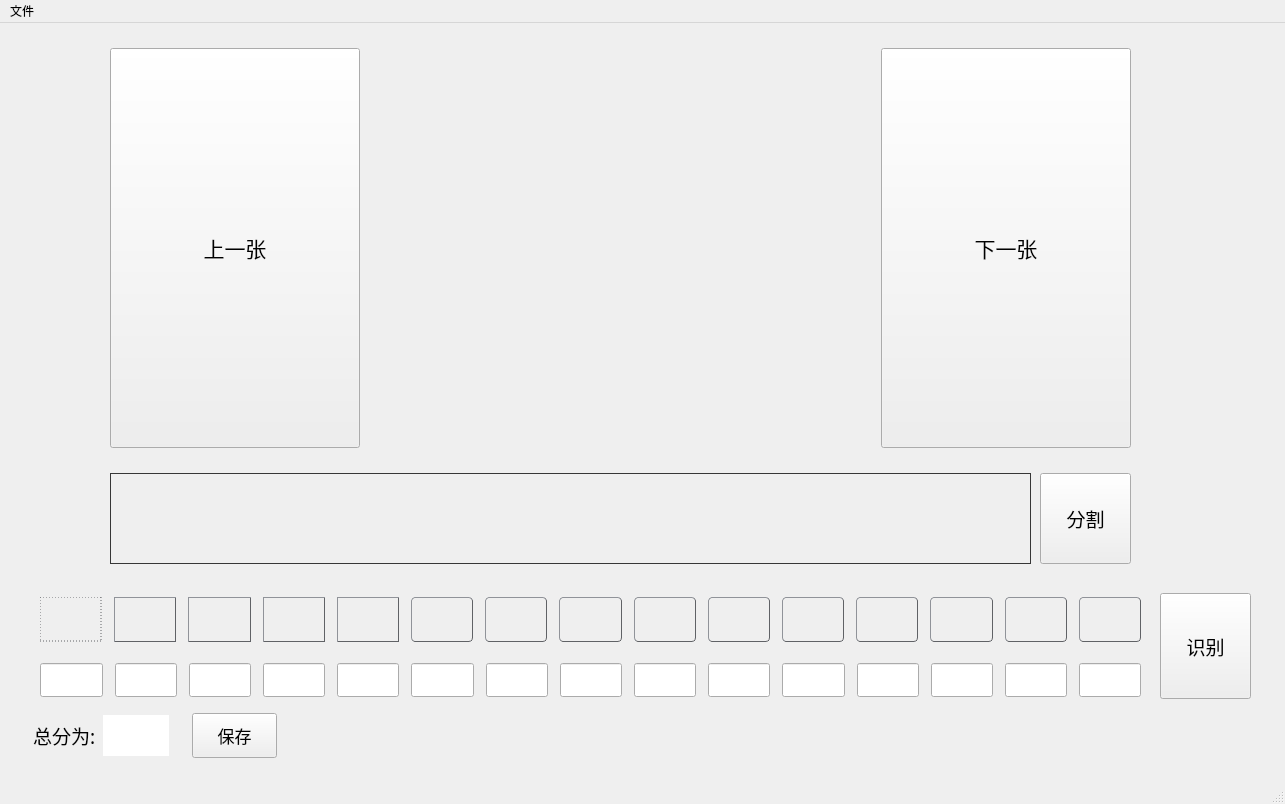
<?xml version="1.0" encoding="UTF-8"?>
<ui version="4.0">
 <class>mainWindow</class>
 <widget class="QMainWindow" name="mainWindow">
  <property name="geometry">
   <rect>
    <x>0</x>
    <y>0</y>
    <width>1285</width>
    <height>804</height>
   </rect>
  </property>
  <property name="windowTitle">
   <string>试卷分数识别器</string>
  </property>
  <property name="autoFillBackground">
   <bool>false</bool>
  </property>
  <property name="styleSheet">
   <string notr="true">background-color</string>
  </property>
  <property name="animated">
   <bool>false</bool>
  </property>
  <widget class="QWidget" name="centralwidget">
   <widget class="QPushButton" name="cutButton">
    <property name="geometry">
     <rect>
      <x>1040</x>
      <y>450</y>
      <width>91</width>
      <height>91</height>
     </rect>
    </property>
    <property name="minimumSize">
     <size>
      <width>0</width>
      <height>70</height>
     </size>
    </property>
    <property name="font">
     <font>
      <family>等线</family>
      <pointsize>14</pointsize>
      <weight>50</weight>
      <bold>false</bold>
     </font>
    </property>
    <property name="styleSheet">
     <string notr="true"/>
    </property>
    <property name="text">
     <string>分割</string>
    </property>
   </widget>
   <widget class="QPushButton" name="recoCutButton">
    <property name="geometry">
     <rect>
      <x>1160</x>
      <y>570</y>
      <width>91</width>
      <height>106</height>
     </rect>
    </property>
    <property name="minimumSize">
     <size>
      <width>0</width>
      <height>70</height>
     </size>
    </property>
    <property name="maximumSize">
     <size>
      <width>16777215</width>
      <height>125</height>
     </size>
    </property>
    <property name="font">
     <font>
      <family>等线</family>
      <pointsize>14</pointsize>
     </font>
    </property>
    <property name="text">
     <string>识别</string>
    </property>
   </widget>
   <widget class="QLabel" name="examCutPic">
    <property name="geometry">
     <rect>
      <x>110</x>
      <y>450</y>
      <width>921</width>
      <height>91</height>
     </rect>
    </property>
    <property name="styleSheet">
     <string notr="true">QLabel{  
    border: 1px solid #C0C0C0;  
	border-color: rgb(55, 55, 55);

    border-style: solid;  
    border-radius:0px;  
    width: 100px;  
    height:20px;  
    padding:0 0px;  
} </string>
    </property>
    <property name="text">
     <string/>
    </property>
    <property name="scaledContents">
     <bool>true</bool>
    </property>
   </widget>
   <widget class="QWidget" name="layoutWidget">
    <property name="geometry">
     <rect>
      <x>30</x>
      <y>630</y>
      <width>1121</width>
      <height>54</height>
     </rect>
    </property>
    <layout class="QGridLayout" name="gridLayout_2">
     <property name="leftMargin">
      <number>10</number>
     </property>
     <property name="topMargin">
      <number>10</number>
     </property>
     <property name="rightMargin">
      <number>10</number>
     </property>
     <property name="bottomMargin">
      <number>10</number>
     </property>
     <property name="horizontalSpacing">
      <number>12</number>
     </property>
     <property name="verticalSpacing">
      <number>20</number>
     </property>
     <item row="0" column="9">
      <widget class="QLineEdit" name="sc9">
       <property name="font">
        <font>
         <family>Microsoft YaHei</family>
         <pointsize>16</pointsize>
        </font>
       </property>
      </widget>
     </item>
     <item row="0" column="2">
      <widget class="QLineEdit" name="sc2">
       <property name="font">
        <font>
         <family>Microsoft YaHei</family>
         <pointsize>16</pointsize>
        </font>
       </property>
      </widget>
     </item>
     <item row="0" column="3">
      <widget class="QLineEdit" name="sc3">
       <property name="font">
        <font>
         <family>Microsoft YaHei</family>
         <pointsize>16</pointsize>
        </font>
       </property>
      </widget>
     </item>
     <item row="0" column="12">
      <widget class="QLineEdit" name="sc12">
       <property name="font">
        <font>
         <family>Microsoft YaHei</family>
         <pointsize>16</pointsize>
        </font>
       </property>
      </widget>
     </item>
     <item row="0" column="1">
      <widget class="QLineEdit" name="sc1">
       <property name="font">
        <font>
         <family>Microsoft YaHei</family>
         <pointsize>16</pointsize>
        </font>
       </property>
      </widget>
     </item>
     <item row="0" column="10">
      <widget class="QLineEdit" name="sc10">
       <property name="font">
        <font>
         <family>Microsoft YaHei</family>
         <pointsize>16</pointsize>
        </font>
       </property>
      </widget>
     </item>
     <item row="0" column="8">
      <widget class="QLineEdit" name="sc8">
       <property name="font">
        <font>
         <family>Microsoft YaHei</family>
         <pointsize>16</pointsize>
        </font>
       </property>
      </widget>
     </item>
     <item row="0" column="7">
      <widget class="QLineEdit" name="sc7">
       <property name="font">
        <font>
         <family>Microsoft YaHei</family>
         <pointsize>16</pointsize>
        </font>
       </property>
      </widget>
     </item>
     <item row="0" column="5">
      <widget class="QLineEdit" name="sc5">
       <property name="font">
        <font>
         <family>Microsoft YaHei</family>
         <pointsize>16</pointsize>
        </font>
       </property>
      </widget>
     </item>
     <item row="0" column="13">
      <widget class="QLineEdit" name="sc13">
       <property name="font">
        <font>
         <family>Microsoft YaHei</family>
         <pointsize>16</pointsize>
        </font>
       </property>
      </widget>
     </item>
     <item row="0" column="4">
      <widget class="QLineEdit" name="sc4">
       <property name="font">
        <font>
         <family>Microsoft YaHei</family>
         <pointsize>16</pointsize>
        </font>
       </property>
      </widget>
     </item>
     <item row="0" column="0">
      <widget class="QLineEdit" name="sc0">
       <property name="font">
        <font>
         <family>Microsoft YaHei</family>
         <pointsize>16</pointsize>
        </font>
       </property>
      </widget>
     </item>
     <item row="0" column="6">
      <widget class="QLineEdit" name="sc6">
       <property name="font">
        <font>
         <family>Microsoft YaHei</family>
         <pointsize>16</pointsize>
        </font>
       </property>
      </widget>
     </item>
     <item row="0" column="11">
      <widget class="QLineEdit" name="sc11">
       <property name="font">
        <font>
         <family>Microsoft YaHei</family>
         <pointsize>16</pointsize>
        </font>
       </property>
      </widget>
     </item>
     <item row="0" column="14">
      <widget class="QLineEdit" name="sc14">
       <property name="font">
        <font>
         <family>Microsoft YaHei</family>
         <pointsize>16</pointsize>
        </font>
       </property>
      </widget>
     </item>
    </layout>
   </widget>
   <widget class="QWidget" name="layoutWidget">
    <property name="geometry">
     <rect>
      <x>30</x>
      <y>564</y>
      <width>1121</width>
      <height>65</height>
     </rect>
    </property>
    <layout class="QGridLayout" name="gridLayout">
     <property name="sizeConstraint">
      <enum>QLayout::SetDefaultConstraint</enum>
     </property>
     <property name="leftMargin">
      <number>10</number>
     </property>
     <property name="topMargin">
      <number>10</number>
     </property>
     <property name="rightMargin">
      <number>10</number>
     </property>
     <property name="bottomMargin">
      <number>10</number>
     </property>
     <property name="horizontalSpacing">
      <number>12</number>
     </property>
     <property name="verticalSpacing">
      <number>20</number>
     </property>
     <item row="0" column="10">
      <widget class="QLabel" name="pic10">
       <property name="sizePolicy">
        <sizepolicy hsizetype="Preferred" vsizetype="Preferred">
         <horstretch>0</horstretch>
         <verstretch>0</verstretch>
        </sizepolicy>
       </property>
       <property name="minimumSize">
        <size>
         <width>0</width>
         <height>0</height>
        </size>
       </property>
       <property name="maximumSize">
        <size>
         <width>70</width>
         <height>45</height>
        </size>
       </property>
       <property name="styleSheet">
        <string notr="true">border-style:outset;
border-width:1px;
border-color: #606266;
border-radius:4px;

 </string>
       </property>
       <property name="text">
        <string/>
       </property>
       <property name="scaledContents">
        <bool>true</bool>
       </property>
      </widget>
     </item>
     <item row="0" column="9">
      <widget class="QLabel" name="pic9">
       <property name="sizePolicy">
        <sizepolicy hsizetype="Preferred" vsizetype="Preferred">
         <horstretch>0</horstretch>
         <verstretch>0</verstretch>
        </sizepolicy>
       </property>
       <property name="minimumSize">
        <size>
         <width>0</width>
         <height>0</height>
        </size>
       </property>
       <property name="maximumSize">
        <size>
         <width>70</width>
         <height>45</height>
        </size>
       </property>
       <property name="styleSheet">
        <string notr="true">border-style:outset;
border-width:1px;
border-color: #606266;
border-radius:4px;

 </string>
       </property>
       <property name="text">
        <string/>
       </property>
       <property name="scaledContents">
        <bool>true</bool>
       </property>
      </widget>
     </item>
     <item row="0" column="4">
      <widget class="QLabel" name="pic4">
       <property name="sizePolicy">
        <sizepolicy hsizetype="Preferred" vsizetype="Preferred">
         <horstretch>0</horstretch>
         <verstretch>0</verstretch>
        </sizepolicy>
       </property>
       <property name="minimumSize">
        <size>
         <width>0</width>
         <height>0</height>
        </size>
       </property>
       <property name="maximumSize">
        <size>
         <width>70</width>
         <height>45</height>
        </size>
       </property>
       <property name="styleSheet">
        <string notr="true">border-style:outset;
border-width:1px;
border-color: #606266;


 </string>
       </property>
       <property name="text">
        <string/>
       </property>
       <property name="scaledContents">
        <bool>true</bool>
       </property>
      </widget>
     </item>
     <item row="0" column="0">
      <widget class="QLabel" name="pic0">
       <property name="sizePolicy">
        <sizepolicy hsizetype="Preferred" vsizetype="Preferred">
         <horstretch>0</horstretch>
         <verstretch>0</verstretch>
        </sizepolicy>
       </property>
       <property name="minimumSize">
        <size>
         <width>0</width>
         <height>0</height>
        </size>
       </property>
       <property name="maximumSize">
        <size>
         <width>70</width>
         <height>45</height>
        </size>
       </property>
       <property name="styleSheet">
        <string notr="true">border-style:dashed;
border-width:1px;
border-color: #606266;

 </string>
       </property>
       <property name="text">
        <string/>
       </property>
       <property name="scaledContents">
        <bool>true</bool>
       </property>
      </widget>
     </item>
     <item row="0" column="8">
      <widget class="QLabel" name="pic8">
       <property name="sizePolicy">
        <sizepolicy hsizetype="Preferred" vsizetype="Preferred">
         <horstretch>0</horstretch>
         <verstretch>0</verstretch>
        </sizepolicy>
       </property>
       <property name="minimumSize">
        <size>
         <width>0</width>
         <height>0</height>
        </size>
       </property>
       <property name="maximumSize">
        <size>
         <width>70</width>
         <height>45</height>
        </size>
       </property>
       <property name="styleSheet">
        <string notr="true">border-style:outset;
border-width:1px;
border-color: #606266;
border-radius:4px;
</string>
       </property>
       <property name="text">
        <string/>
       </property>
       <property name="scaledContents">
        <bool>true</bool>
       </property>
      </widget>
     </item>
     <item row="0" column="1">
      <widget class="QLabel" name="pic1">
       <property name="sizePolicy">
        <sizepolicy hsizetype="Preferred" vsizetype="Preferred">
         <horstretch>0</horstretch>
         <verstretch>0</verstretch>
        </sizepolicy>
       </property>
       <property name="minimumSize">
        <size>
         <width>0</width>
         <height>0</height>
        </size>
       </property>
       <property name="maximumSize">
        <size>
         <width>70</width>
         <height>45</height>
        </size>
       </property>
       <property name="styleSheet">
        <string notr="true">border-style:outset;
border-width:1px;
border-color: #606266;
</string>
       </property>
       <property name="text">
        <string/>
       </property>
       <property name="scaledContents">
        <bool>true</bool>
       </property>
      </widget>
     </item>
     <item row="0" column="7">
      <widget class="QLabel" name="pic7">
       <property name="sizePolicy">
        <sizepolicy hsizetype="Preferred" vsizetype="Preferred">
         <horstretch>0</horstretch>
         <verstretch>0</verstretch>
        </sizepolicy>
       </property>
       <property name="minimumSize">
        <size>
         <width>0</width>
         <height>0</height>
        </size>
       </property>
       <property name="maximumSize">
        <size>
         <width>70</width>
         <height>45</height>
        </size>
       </property>
       <property name="styleSheet">
        <string notr="true">border-style:outset;
border-width:1px;
border-color: #606266;
border-radius:4px;

 </string>
       </property>
       <property name="text">
        <string/>
       </property>
       <property name="scaledContents">
        <bool>true</bool>
       </property>
      </widget>
     </item>
     <item row="0" column="3">
      <widget class="QLabel" name="pic3">
       <property name="sizePolicy">
        <sizepolicy hsizetype="Preferred" vsizetype="Preferred">
         <horstretch>0</horstretch>
         <verstretch>0</verstretch>
        </sizepolicy>
       </property>
       <property name="minimumSize">
        <size>
         <width>0</width>
         <height>0</height>
        </size>
       </property>
       <property name="maximumSize">
        <size>
         <width>70</width>
         <height>45</height>
        </size>
       </property>
       <property name="styleSheet">
        <string notr="true">border-style:outset;
border-width:1px;
border-color: #606266;

 </string>
       </property>
       <property name="text">
        <string/>
       </property>
       <property name="scaledContents">
        <bool>true</bool>
       </property>
      </widget>
     </item>
     <item row="0" column="5">
      <widget class="QLabel" name="pic5">
       <property name="sizePolicy">
        <sizepolicy hsizetype="Preferred" vsizetype="Preferred">
         <horstretch>0</horstretch>
         <verstretch>0</verstretch>
        </sizepolicy>
       </property>
       <property name="minimumSize">
        <size>
         <width>0</width>
         <height>0</height>
        </size>
       </property>
       <property name="maximumSize">
        <size>
         <width>70</width>
         <height>45</height>
        </size>
       </property>
       <property name="styleSheet">
        <string notr="true">border-style:outset;
border-width:1px;
border-color: #606266;
border-radius:4px;
</string>
       </property>
       <property name="text">
        <string/>
       </property>
       <property name="scaledContents">
        <bool>true</bool>
       </property>
      </widget>
     </item>
     <item row="0" column="2">
      <widget class="QLabel" name="pic2">
       <property name="sizePolicy">
        <sizepolicy hsizetype="Preferred" vsizetype="Preferred">
         <horstretch>0</horstretch>
         <verstretch>0</verstretch>
        </sizepolicy>
       </property>
       <property name="minimumSize">
        <size>
         <width>0</width>
         <height>0</height>
        </size>
       </property>
       <property name="maximumSize">
        <size>
         <width>70</width>
         <height>45</height>
        </size>
       </property>
       <property name="styleSheet">
        <string notr="true">border-style:outset;
border-width:1px;
border-color: #606266;
</string>
       </property>
       <property name="text">
        <string/>
       </property>
       <property name="scaledContents">
        <bool>true</bool>
       </property>
      </widget>
     </item>
     <item row="0" column="13">
      <widget class="QLabel" name="pic13">
       <property name="sizePolicy">
        <sizepolicy hsizetype="Preferred" vsizetype="Preferred">
         <horstretch>0</horstretch>
         <verstretch>0</verstretch>
        </sizepolicy>
       </property>
       <property name="minimumSize">
        <size>
         <width>0</width>
         <height>0</height>
        </size>
       </property>
       <property name="maximumSize">
        <size>
         <width>70</width>
         <height>45</height>
        </size>
       </property>
       <property name="styleSheet">
        <string notr="true">border-style:outset;
border-width:1px;
border-color: #606266;
border-radius:4px;
</string>
       </property>
       <property name="text">
        <string/>
       </property>
       <property name="scaledContents">
        <bool>true</bool>
       </property>
      </widget>
     </item>
     <item row="0" column="12">
      <widget class="QLabel" name="pic12">
       <property name="sizePolicy">
        <sizepolicy hsizetype="Preferred" vsizetype="Preferred">
         <horstretch>0</horstretch>
         <verstretch>0</verstretch>
        </sizepolicy>
       </property>
       <property name="minimumSize">
        <size>
         <width>0</width>
         <height>0</height>
        </size>
       </property>
       <property name="maximumSize">
        <size>
         <width>70</width>
         <height>45</height>
        </size>
       </property>
       <property name="styleSheet">
        <string notr="true">border-style:outset;
border-width:1px;
border-color: #606266;
border-radius:4px;
</string>
       </property>
       <property name="text">
        <string/>
       </property>
       <property name="scaledContents">
        <bool>true</bool>
       </property>
      </widget>
     </item>
     <item row="0" column="11">
      <widget class="QLabel" name="pic11">
       <property name="sizePolicy">
        <sizepolicy hsizetype="Preferred" vsizetype="Preferred">
         <horstretch>0</horstretch>
         <verstretch>0</verstretch>
        </sizepolicy>
       </property>
       <property name="minimumSize">
        <size>
         <width>0</width>
         <height>0</height>
        </size>
       </property>
       <property name="maximumSize">
        <size>
         <width>70</width>
         <height>45</height>
        </size>
       </property>
       <property name="styleSheet">
        <string notr="true">border-style:outset;
border-width:1px;
border-color: #606266;
border-radius:4px;
</string>
       </property>
       <property name="text">
        <string/>
       </property>
       <property name="scaledContents">
        <bool>true</bool>
       </property>
      </widget>
     </item>
     <item row="0" column="6">
      <widget class="QLabel" name="pic6">
       <property name="sizePolicy">
        <sizepolicy hsizetype="Preferred" vsizetype="Preferred">
         <horstretch>0</horstretch>
         <verstretch>0</verstretch>
        </sizepolicy>
       </property>
       <property name="minimumSize">
        <size>
         <width>0</width>
         <height>0</height>
        </size>
       </property>
       <property name="maximumSize">
        <size>
         <width>70</width>
         <height>45</height>
        </size>
       </property>
       <property name="styleSheet">
        <string notr="true">border-style:outset;
border-width:1px;
border-color: #606266;
border-radius:4px;

 </string>
       </property>
       <property name="text">
        <string/>
       </property>
       <property name="scaledContents">
        <bool>true</bool>
       </property>
      </widget>
     </item>
     <item row="0" column="14">
      <widget class="QLabel" name="pic14">
       <property name="sizePolicy">
        <sizepolicy hsizetype="Preferred" vsizetype="Preferred">
         <horstretch>0</horstretch>
         <verstretch>0</verstretch>
        </sizepolicy>
       </property>
       <property name="minimumSize">
        <size>
         <width>0</width>
         <height>0</height>
        </size>
       </property>
       <property name="maximumSize">
        <size>
         <width>70</width>
         <height>45</height>
        </size>
       </property>
       <property name="styleSheet">
        <string notr="true">border-style:outset;
border-width:1px;
border-color: #606266;
border-radius:4px;

 </string>
       </property>
       <property name="text">
        <string/>
       </property>
       <property name="scaledContents">
        <bool>true</bool>
       </property>
      </widget>
     </item>
    </layout>
   </widget>
   <widget class="QWidget" name="layoutWidget">
    <property name="geometry">
     <rect>
      <x>110</x>
      <y>20</y>
      <width>1021</width>
      <height>411</height>
     </rect>
    </property>
    <layout class="QHBoxLayout" name="horizontalLayout">
     <property name="spacing">
      <number>15</number>
     </property>
     <item>
      <widget class="QPushButton" name="lastImg">
       <property name="sizePolicy">
        <sizepolicy hsizetype="Minimum" vsizetype="Expanding">
         <horstretch>0</horstretch>
         <verstretch>0</verstretch>
        </sizepolicy>
       </property>
       <property name="minimumSize">
        <size>
         <width>110</width>
         <height>100</height>
        </size>
       </property>
       <property name="maximumSize">
        <size>
         <width>250</width>
         <height>400</height>
        </size>
       </property>
       <property name="font">
        <font>
         <family>等线</family>
         <pointsize>16</pointsize>
        </font>
       </property>
       <property name="contextMenuPolicy">
        <enum>Qt::CustomContextMenu</enum>
       </property>
       <property name="styleSheet">
        <string notr="true">QpushButton{
	border-radius:10px;

}</string>
       </property>
       <property name="text">
        <string>上一张</string>
       </property>
       <property name="shortcut">
        <string>A</string>
       </property>
      </widget>
     </item>
     <item>
      <widget class="QLabel" name="examPic">
       <property name="maximumSize">
        <size>
         <width>750</width>
         <height>398</height>
        </size>
       </property>
       <property name="text">
        <string/>
       </property>
       <property name="pixmap">
        <pixmap resource="apprcc.qrc">:/pic/pic/sakura.jpg</pixmap>
       </property>
       <property name="scaledContents">
        <bool>true</bool>
       </property>
      </widget>
     </item>
     <item>
      <widget class="QPushButton" name="nextImg">
       <property name="sizePolicy">
        <sizepolicy hsizetype="Minimum" vsizetype="Expanding">
         <horstretch>0</horstretch>
         <verstretch>0</verstretch>
        </sizepolicy>
       </property>
       <property name="minimumSize">
        <size>
         <width>110</width>
         <height>100</height>
        </size>
       </property>
       <property name="maximumSize">
        <size>
         <width>250</width>
         <height>400</height>
        </size>
       </property>
       <property name="font">
        <font>
         <family>等线</family>
         <pointsize>16</pointsize>
        </font>
       </property>
       <property name="text">
        <string>下一张</string>
       </property>
       <property name="shortcut">
        <string>D</string>
       </property>
      </widget>
     </item>
    </layout>
   </widget>
   <widget class="QWidget" name="layoutWidget">
    <property name="geometry">
     <rect>
      <x>30</x>
      <y>690</y>
      <width>251</width>
      <height>45</height>
     </rect>
    </property>
    <layout class="QHBoxLayout" name="SAVE">
     <property name="spacing">
      <number>20</number>
     </property>
     <item>
      <layout class="QHBoxLayout" name="horizontalLayout_2">
       <property name="spacing">
        <number>0</number>
       </property>
       <item>
        <widget class="QLabel" name="label_14">
         <property name="minimumSize">
          <size>
           <width>0</width>
           <height>41</height>
          </size>
         </property>
         <property name="maximumSize">
          <size>
           <width>70</width>
           <height>41</height>
          </size>
         </property>
         <property name="font">
          <font>
           <family>等线</family>
           <pointsize>14</pointsize>
          </font>
         </property>
         <property name="text">
          <string>总分为:</string>
         </property>
        </widget>
       </item>
       <item>
        <widget class="QLabel" name="totalSc">
         <property name="maximumSize">
          <size>
           <width>66</width>
           <height>41</height>
          </size>
         </property>
         <property name="font">
          <font>
           <family>微软雅黑</family>
           <pointsize>16</pointsize>
          </font>
         </property>
         <property name="autoFillBackground">
          <bool>false</bool>
         </property>
         <property name="styleSheet">
          <string notr="true">QLabel{
	background:white;
}
</string>
         </property>
         <property name="text">
          <string/>
         </property>
        </widget>
       </item>
      </layout>
     </item>
     <item>
      <widget class="QPushButton" name="saveResult">
       <property name="sizePolicy">
        <sizepolicy hsizetype="Ignored" vsizetype="Expanding">
         <horstretch>0</horstretch>
         <verstretch>0</verstretch>
        </sizepolicy>
       </property>
       <property name="maximumSize">
        <size>
         <width>85</width>
         <height>16777215</height>
        </size>
       </property>
       <property name="font">
        <font>
         <family>等线</family>
         <pointsize>13</pointsize>
        </font>
       </property>
       <property name="text">
        <string>保存</string>
       </property>
      </widget>
     </item>
    </layout>
   </widget>
  </widget>
  <widget class="QMenuBar" name="menubar">
   <property name="geometry">
    <rect>
     <x>0</x>
     <y>0</y>
     <width>1285</width>
     <height>23</height>
    </rect>
   </property>
   <widget class="QMenu" name="menu">
    <property name="title">
     <string>文件</string>
    </property>
    <addaction name="openImg"/>
    <addaction name="openDir"/>
   </widget>
   <addaction name="menu"/>
  </widget>
  <widget class="QStatusBar" name="statusbar"/>
  <action name="openImg">
   <property name="text">
    <string>打开图片</string>
   </property>
   <property name="iconText">
    <string>打开图片</string>
   </property>
  </action>
  <action name="openDir">
   <property name="iconText">
    <string>打开文件夹</string>
   </property>
  </action>
  <action name="action640">
   <property name="checkable">
    <bool>false</bool>
   </property>
   <property name="text">
    <string>640</string>
   </property>
  </action>
  <action name="action416">
   <property name="text">
    <string>416</string>
   </property>
  </action>
  <action name="action208">
   <property name="text">
    <string>208</string>
   </property>
  </action>
 </widget>
 <resources>
  <include location="apprcc.qrc"/>
  <include location="C:/Users/Administrator/.designer/backup/apprcc.qrc"/>
 </resources>
 <connections/>
</ui>
